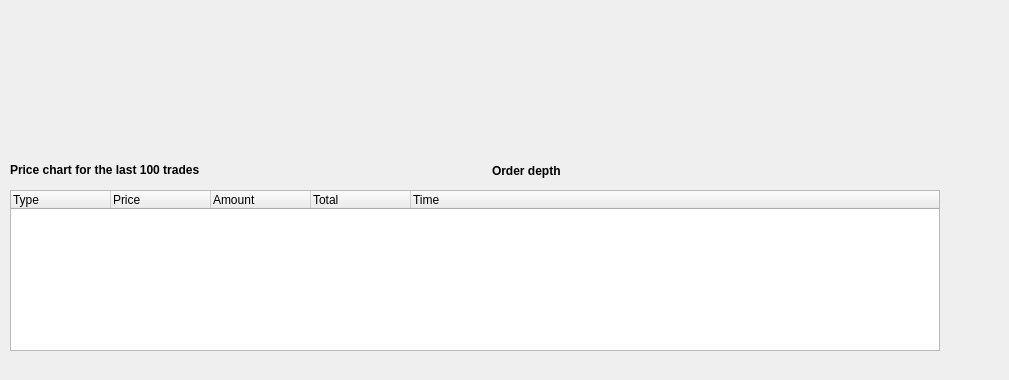
       <widget class="QWidget" name="graphsMintPal_2">
        <attribute name="title">
         <string>Graphs</string>
        </attribute>
        <widget class="QFrame" name="view2_3">
         <property name="geometry">
          <rect>
           <x>0</x>
           <y>0</y>
           <width>1000</width>
           <height>371</height>
          </rect>
         </property>
         <widget class="QCustomPlot" name="priceCryptsyPlot" native="true">
          <property name="geometry">
           <rect>
            <x>10</x>
            <y>0</y>
            <width>460</width>
            <height>161</height>
           </rect>
          </property>
          <property name="styleSheet">
           <string notr="true">background:none;</string>
          </property>
         </widget>
         <widget class="QLabel" name="label_43">
          <property name="geometry">
           <rect>
            <x>10</x>
            <y>160</y>
            <width>261</width>
            <height>21</height>
           </rect>
          </property>
          <property name="text">
           <string>&lt;html&gt;&lt;head/&gt;&lt;body&gt;&lt;p&gt;&lt;span style=&quot; font-weight:600;&quot;&gt;Price chart for the last 100 trades&lt;/span&gt;&lt;/p&gt;&lt;/body&gt;&lt;/html&gt;</string>
          </property>
         </widget>
         <widget class="QTreeWidget" name="tradesCryptsyTable">
          <property name="geometry">
           <rect>
            <x>10</x>
            <y>190</y>
            <width>930</width>
            <height>161</height>
           </rect>
          </property>
          <property name="autoScrollMargin">
           <number>16</number>
          </property>
          <property name="indentation">
           <number>10</number>
          </property>
          <property name="sortingEnabled">
           <bool>false</bool>
          </property>
          <property name="animated">
           <bool>false</bool>
          </property>
          <property name="headerHidden">
           <bool>false</bool>
          </property>
          <property name="columnCount">
           <number>5</number>
          </property>
          <attribute name="headerCascadingSectionResizes">
           <bool>false</bool>
          </attribute>
          <attribute name="headerHighlightSections">
           <bool>false</bool>
          </attribute>
          <column>
           <property name="text">
            <string>Type</string>
           </property>
          </column>
          <column>
           <property name="text">
            <string>Price</string>
           </property>
          </column>
          <column>
           <property name="text">
            <string>Amount</string>
           </property>
          </column>
          <column>
           <property name="text">
            <string>Total</string>
           </property>
          </column>
          <column>
           <property name="text">
            <string>Time</string>
           </property>
          </column>
         </widget>
         <widget class="QLabel" name="label_44">
          <property name="geometry">
           <rect>
            <x>492</x>
            <y>161</y>
            <width>211</width>
            <height>20</height>
           </rect>
          </property>
          <property name="text">
           <string>&lt;html&gt;&lt;head/&gt;&lt;body&gt;&lt;p&gt;&lt;span style=&quot; font-weight:600;&quot;&gt;Order depth &lt;/span&gt;&lt;/p&gt;&lt;/body&gt;&lt;/html&gt;</string>
          </property>
         </widget>
         <widget class="QCustomPlot" name="orderCryptsyPlot" native="true">
          <property name="geometry">
           <rect>
            <x>492</x>
            <y>0</y>
            <width>460</width>
            <height>161</height>
           </rect>
          </property>
          <property name="styleSheet">
           <string notr="true">background:none;</string>
          </property>
         </widget>
        </widget>
       </widget>
